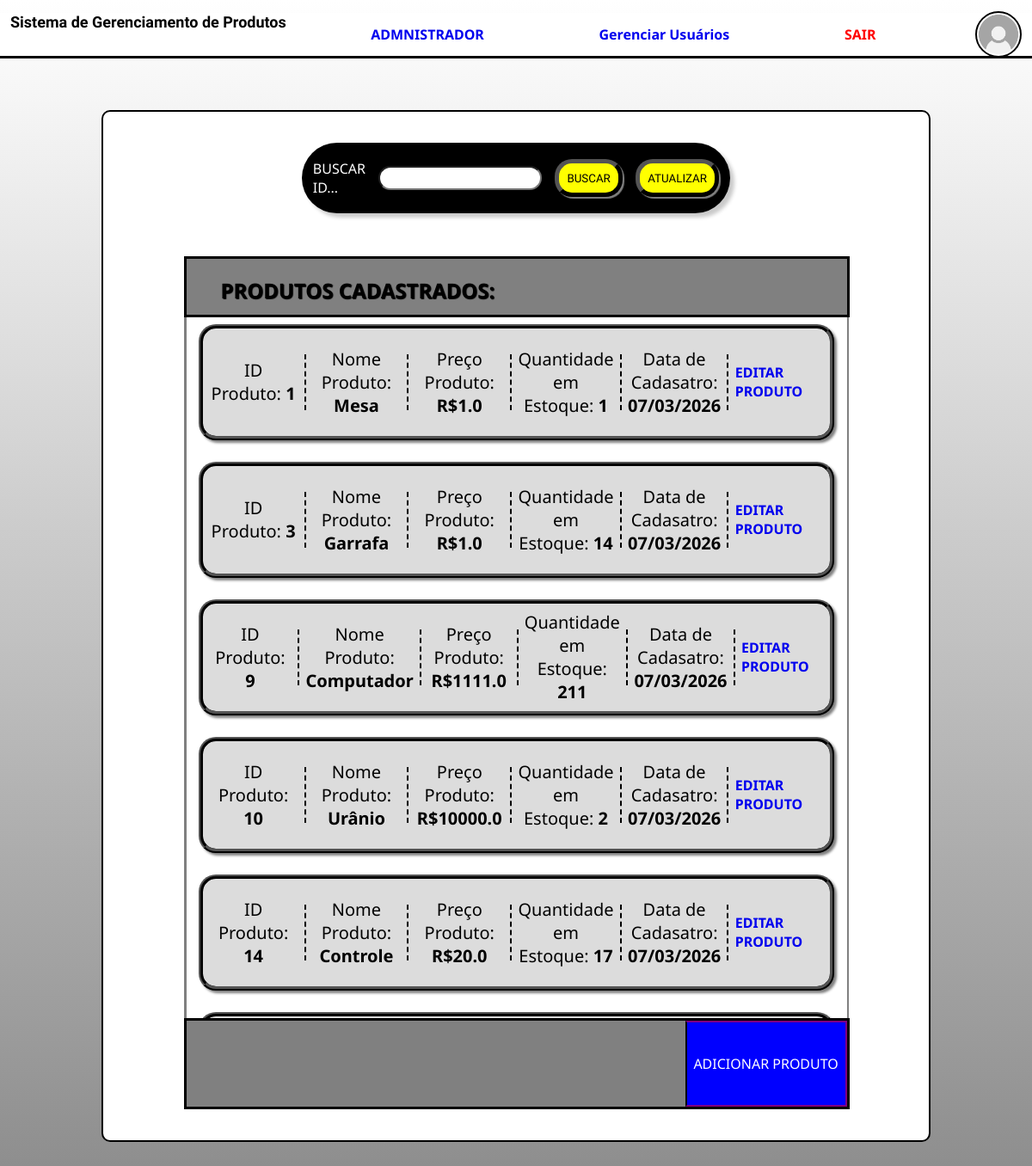
Screenshot of /gerenciador (signed in) with the database file from the repository.
### SistemaGerenciamentoProdutos/models.py (models this page shows)
class Usuario(db.Model, UserMixin):
    id = db.Column(db.Integer, primary_key=True)
    username = db.Column(db.String(100), nullable=False)
    email = db.Column(db.String(120), unique=True, nullable=False)
    senha = db.Column(db.String(60), nullable=False)
    ADMIN = db.Column(db.Boolean, default=False)
    foto = db.Column(db.String(100), nullable=True)

class Produto(db.Model):
    id = db.Column(db.Integer, primary_key=True)
    nome_produto = db.Column(db.String(100), nullable=False)
    preco = db.Column(db.Float, nullable=False)
    quantidade_estoque = db.Column(db.Integer, nullable=False)
    data_cadastro = db.Column(db.DateTime, nullable=False, default=date.today())

### SistemaGerenciamentoProdutos/routes.py (the view, shortened to what this page needs)
@app.route("/gerenciador", methods=["GET","POST"])
@login_required
def gerenciador():
    usuario=Usuario.query.get(current_user.id)
    produtos=Produto.query.order_by(Produto.id).all()
    atualizar=request.form.get('Atualizar')
    form_busca=Form_Busca()
    if atualizar==('Atualizar'):
        produtos=Produto.query.order_by(Produto.id).all()
    return render_template("gerenciador.html", produtos=produtos, form=form_busca, usuario=usuario)

### SistemaGerenciamentoProdutos/forms.py
class Form_Busca(FlaskForm):
    busca=IntegerField('Buscar ID...', validators=[Optional(), NumberRange(min=1)])
    botao_confirm = SubmitField("Buscar")

### SistemaGerenciamentoProdutos/models.py (called while the page is built)
@login_manager.user_loader
def load_user(id_usuario):
    return Usuario.query.get(id_usuario)

### SistemaGerenciamentoProdutos/templates/gerenciador.html (shortened to what this page needs)
{% extends "homepage.html" %}
    {% block content %}
    <div>
        <header class="header">
            <h2 id="text">Sistema de Gerenciamento de Produtos</h2>
            <div class="menu">
                <a href="{{url_for('perfil', username_usuario=usuario.username)}}">{{usuario.username}}</a>
                {% if usuario.ADMIN == True %}
                <a href="{{url_for('gerenciador_user', username_usuario=usuario.username)}}"
                    id="gerenciar-usuarios">Gerenciar Usuários</a>
                {% endif %}
                <a href="{{url_for('logout')}}" id="sair">Sair</a>
                <img
                    src="{{ url_for('static', filename='uploads/{}'.format(usuario.foto)) if usuario.foto else url_for('static', filename='foto_default/foto_default.png') }}">
            </div>
        </header>
        <div class="content">
            <div class="produtos-busca">
                <form method="POST" class="form-busca" id="form-busca-prod">
                    {{form.busca.label(class='label-busca')}}
                    {{form.busca(class='input-busca')}}
                    {{form.botao_confirm(class='botao-busca')}}
                    <button type="submit" name="Atualizar" value="Atualizar" class="botao-busca">Atualizar</button>
                </form>
                <div class="produtos">
                    <div class="produtos-cad">
                        <h2 id="text-2">Produtos Cadastrados:</h2>
                    </div>
                    <div class="produtos-cadastrados">
                        {% if produtos %}
                        {% for produto in produtos %}
                        {% if produto != None %}
                        <div class="produto">
                            <div class="produto-container">
                                <div class="produto-detalhes">
                                    <p class="detalhes">ID Produto: <b>{{produto.id}}</b></p>
                                </div>
                                <div class="produto-detalhes">
                                    <p class="detalhes">Nome Produto: <b>{{produto.nome_produto}}</b></p>
                                </div>
                                <div class="produto-detalhes">
                                    <p class="detalhes">Preço Produto: <b>R${{produto.preco}} </b></p>
                                </div>
                                <div class="produto-detalhes">
                                    <p class="detalhes">Quantidade em Estoque:
                                        <b>{{produto.quantidade_estoque}}</b>
                                    </p>
                                </div>
                                <div class="produto-detalhes">
                                    <p class="detalhes">Data de Cadasatro:
                                        <b>{{produto.data_cadastro.strftime('%d/%m/%Y')}}</b>
                                    </p>
                                </div>
                                <div class="produto-detalhes" style="border-right: none;">
                                    {% if usuario.ADMIN == True %}
                                    <a class="editar-prod"
                                        href="{{ url_for('att_prod', id_produto=produto.id) }}">Editar Produto</a>
                                    {% endif %}
                                </div>
                            </div>
                        </div>
                        {% endif %}
                        {% endfor %}
                        {% endif %}
                    </div>
                    <div class="add-prod">
                        {% if usuario.ADMIN == True %}
                        <a href="{{ url_for('add_prod') }}">Adicionar Produto</a>
                        {% endif %}
                    </div>
                </div>
            </div>
        </div>
    </div>
    {% endblock %}

### SistemaGerenciamentoProdutos/templates/homepage.html (shortened to what this page needs)
<!DOCTYPE html>
<html lang="pt-br">
{% block head %}
<head>
    <link rel="stylesheet" href="{{ url_for('static', filename='css/style.css') }}">
    <link rel="stylesheet" href="{{ url_for('static', filename='css/media_queries.css') }}">
</head>
{% endblock %}
{% block body %}
<body>
    {% block content %}{% endblock %}
</body>
{% endblock %}
</html>

### SistemaGerenciamentoProdutos/static/css/style.css (style rules this page uses)
body { min-height: 100dvh; margin: 0; background-image: linear-gradient(white, rgb(88, 88, 88)); font-family: "Noto Sans", sans-serif; height: auto; }
.header { border-bottom: 3px solid black; background: white; position: relative; height: 50px; width: 100%; }
.header h2 { font-size: 35px; font-weight: 900; font-family: "Quantico", sans-serif; margin-left: 1%; }
.menu { position: absolute; align-self: center; right: 0%; width: auto; top: 50%; transform: translate(-0%, -50%); display: flex; justify-content: end; gap: 100px; align-items: center; margin-right: 1%; }
.menu a { text-align: center; text-decoration: none; font-weight: bold; padding: 2%; }
#gerenciar-usuarios { width: 250px; }
#sair { color: red; text-decoration: none; padding: 2%; font-weight: bold; text-transform: uppercase; }
.menu img { border: 2px black solid; border-radius: 100%; width: 50px; height: 50px; }
.content { display: flex; align-items: center; justify-content: center; height: auto; }
.produtos-busca { background: white; align-self: center; border: 2px solid black; border-radius: 10px; margin: 5%; width: 80%; padding: 1%; display: flex; align-items: center; justify-content: center; flex-direction: column; padding: 3% 0% 3% 0%; gap: 50px; height: auto; }
.form-busca { display: flex; align-items: center; justify-content: center; flex-direction: row; gap: 15px; background: black; padding: 2%; color: white; border-radius: 50px; width: 35%; box-shadow: 5px 5px 4px rgb(202, 202, 202); }
.label-busca { text-transform: uppercase; }
.input-busca { border-radius: 20px; padding: 1%; }
.botao-busca { border: 5px black; border-style: outset; border-radius: 20px; text-transform: uppercase; padding: 2%; cursor: pointer; font-family: "Quantico", sans-serif; background: yellow; box-shadow: 2px 2px 1px gray; transition: all 0.2s; }
.produtos { border: 3px solid grey; border-top: none; border-bottom: none; border-right: 2px solid gray; width: 80%; height: auto; display: flex; align-items: center; justify-content: center; flex-direction: column; }
.produtos-cadastrados { overflow: scroll; overflow-x: hidden; scrollbar-width: thin; min-width: 100%; height: 800px; display: flex; align-items: center; flex-direction: column; gap: 25px; padding-top: 1%; padding-bottom: 1%; }
.produtos-cad { margin: 0; width: 100%; background: gray; height: auto; border: 3px black solid; display: flex; align-items: center; }
.produtos-cad h2 { height: 25px; text-transform: uppercase; text-shadow: 1px 1px 1px; text-indent: 40px; }
.add-prod { width: 100%; height: 100px; background: gray; border: 3px black solid; display: flex; justify-content: end; }
.add-prod a { display: flex; align-items: center; background: blue; color: white; text-transform: uppercase; text-decoration: none; padding: 0% 1% 0% 1%; border: 2px solid purple; border-left: 2px solid black; }
.produto { border: 5px ridge black; border-radius: 20px; width: 95%; background: gainsboro; box-shadow: 3px 3px 3px gray; height: auto; }
.produto-container { display: flex; flex-direction: row; align-items: center; justify-content: center; height: 125px; }
.produto-detalhes { height: 50px; flex-grow: 1; flex: 15%; padding: 1%; border-right: 2px dashed black; display: flex; align-items: center; justify-content: center; }
.detalhes { font-size: 20px; text-align: center; }
.editar-prod { text-decoration: none; text-transform: uppercase; font-weight: bold; }

### SistemaGerenciamentoProdutos/static/css/media_queries.css (style rules this page uses)
@media only screen and (min-width: 1141px) and (max-width:1559px) { #text { font-size: 18px; } }
@media only screen and (max-width:1559px) { #form-busca-prod { width: auto; } }

### rows the page displays
Usuario: username "ADMNISTRADOR", foto (placeholder picture)
Produto: id "1", nome_produto "Mesa", preco "1.0", quantidade_estoque "1", data_cadastro "07/03/2026"
Produto: id "3", nome_produto "Garrafa", preco "1.0", quantidade_estoque "14", data_cadastro "07/03/2026"
Produto: id "9", nome_produto "Computador", preco "1111.0", quantidade_estoque "211", data_cadastro "07/03/2026"
Produto: id "10", nome_produto "Urânio", preco "10000.0", quantidade_estoque "2", data_cadastro "07/03/2026"
Produto: id "14", nome_produto "Controle", preco "20.0", quantidade_estoque "17", data_cadastro "07/03/2026"
